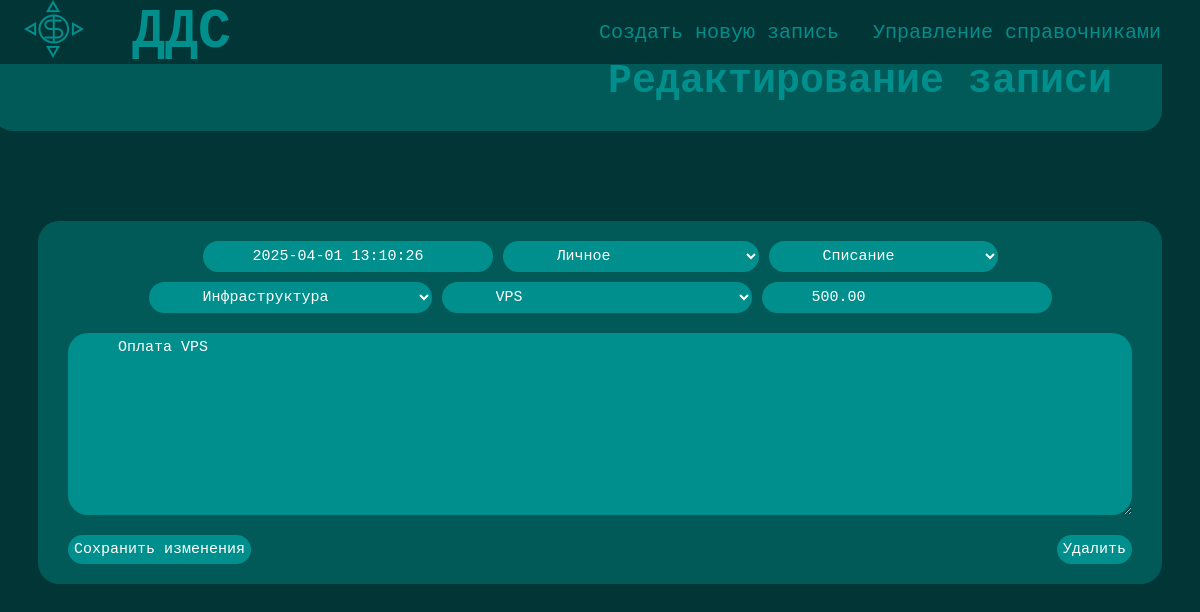
Screenshot of /entry/2/ with the database file from the repository.
### DDCapp/models.py (models this page shows, shortened)
class CashFlow(models.Model):
    date = models.DateTimeField()  # Дата записи
    status = models.ForeignKey(Status, on_delete=models.CASCADE)  # Статус
    type = models.ForeignKey(Type, on_delete=models.CASCADE)  # Тип (Пополнение, Списание)
    category = models.ForeignKey(Category, on_delete=models.CASCADE)  # Категория
    subcategory = models.ForeignKey(Subcategory, on_delete=models.CASCADE)  # Подкатегория
    count_sum = models.DecimalField(max_digits=10, decimal_places=2)  # Сумма
    comment = models.TextField(blank=True, null=True)  # Комментарий

### DDCapp/views.py (the view, shortened to what this page needs)
# urls.py: path('entry/', views.entry, name='entry'), #URL страницы создания
def entry(request, id=None):
    cashlil = None
    if id:
        cashlil = get_object_or_404(CashFlow, id=id)
        if request.method == 'POST':
            form = CashFlowForm(request.POST, instance=cashlil)
            if form.is_valid():
                form.save()
                return redirect('index')
        else:
            form = CashFlowForm(instance=cashlil)
            if cashlil.date:
                form.fields['date'].initial = cashlil.date.strftime('%Y-%m-%d')
    context = {
        'form': form,
        'cashlil': cashlil
    }
    return render(request, 'entry.html', context)

### DDCapp/models.py (called while the page is built)
    def __str__(self):
        return self.name

    def __str__(self):
        return self.name

    def __str__(self):
        return self.name

    def __str__(self):
        return self.name

### DDCapp/templates/entry.html (shortened to what this page needs)
{% load static %}
<!DOCTYPE html>
<html>
<head>
    <link rel="stylesheet" type="text/css" href="{% static 'css/header.css' %}">
    <link rel="stylesheet" type="text/css" href="{% static 'css/for_all.css' %}">
    <link rel="stylesheet" type="text/css" href="{% static 'css/entry.css' %}">
</head>
<body>
{% include 'header.html' %}
<div class = 'title_mark'>
    <h1 class ='name_title'>{% if cashlil %}Редактирование{% else %}Создание{% endif %} записи</h1>
</div>
<form class = 'filter_form' method="POST">
<div class = 'container_entry'>
    <div class = 'check_boxing'>
            {{ form.date }}
            {{ form.status }}
            {{ form.type }}
            {{ form.category }}
            {{ form.subcategory }}
            {{ form.count_sum }}
    </div>
    <div class = 'comment_create_form'>
            {{ form.comment }}
    </div>
    <div class = 'form_edit_buttons'>
        <button type="submit">{% if cashlil %}Сохранить изменения{% else %}Создать запись{% endif %}</button>
</form>
    {% if cashlil %}
        <form class = 'form_create' action="{% url 'cashflow_delete' cashlil.id %}" method="post" onsubmit="return confirm('Вы уверены, что хотите удалить эту запись?');">
            <button type="submit" class="btn btn-danger">Удалить</button>
        </form>
    {% endif %}
</body>
</html>

### DDCapp/static/css/for_all.css (style rules this page uses)
body { background-color: #023535; padding: 30px; }
select { border: 0px solid #ccc; font-family: 'Courier New', Courier, monospace; color: white; background: #008F8C; border-radius: 20px; padding: 6px 50px; font-size: 15px; }
.filter_form { display: flex; margin-top: 90px; flex-wrap: wrap; background: #015958; border-radius: 21px; padding: 20px 30px; }
button { border: 0px solid #ccc; font-family: 'Courier New', Courier, monospace; color: white; background: #008F8C; border-radius: 20px; padding: 6px; font-size: 15px; }
.name_title { margin-top: 2%; font-size: 40px; font-family: 'Courier New', Courier, monospace; color: #008F8C; }
input, textarea { border: 0px solid #ccc; font-family: 'Courier New', Courier, monospace; color: white; background: #008F8C; border-radius: 20px; padding: 6px 50px; font-size: 15px; border-color: #008F8C; }
.title_mark { display: flex; background: #015958; padding: 0px 50px; border-radius: 20px; flex-direction: row; margin-left: -4%; justify-content: flex-end; }
input::placeholder { color: white; opacity: 1; }
textarea::placeholder { color: white; opacity: 1; }

### DDCapp/static/css/entry.css (style rules this page uses)
.check_boxing { display: flex; flex-wrap: wrap; justify-content: center; gap: 10px; }
.comment_create_form { display: flex; justify-content: center; flex-wrap: wrap; flex-direction: column; margin: 20px 0px; }
.form_edit_buttons { display: flex; flex-wrap: wrap; justify-content: space-between; }

### rows the page displays
CashFlow: date "2025-04-01 13:10:26", status "Личное", type "Списание", category "Инфраструктура", subcategory "VPS", count_sum "500.00", comment "Оплата VPS"
